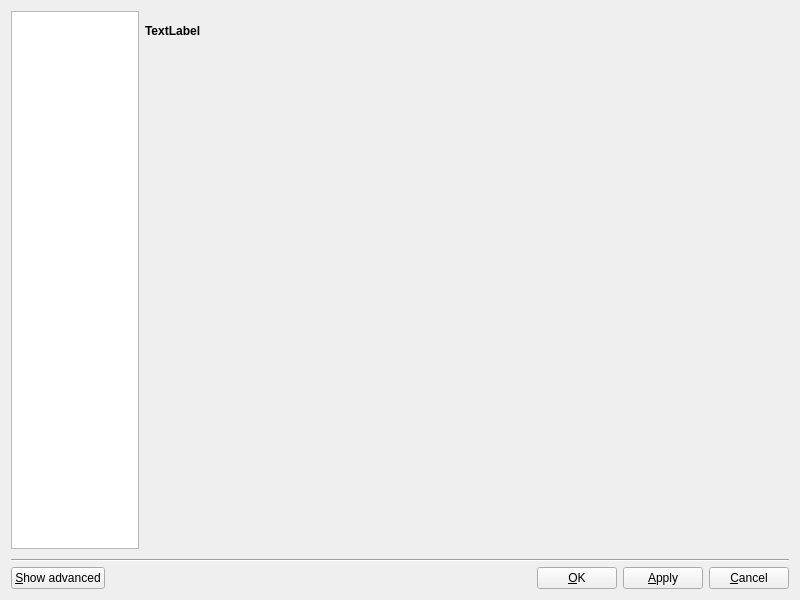
<?xml version="1.0" encoding="UTF-8"?>
<ui version="4.0">
 <class>main</class>
 <widget class="QWidget" name="main">
  <property name="geometry">
   <rect>
    <x>0</x>
    <y>0</y>
    <width>800</width>
    <height>600</height>
   </rect>
  </property>
  <property name="windowTitle">
   <string>Form</string>
  </property>
  <layout class="QHBoxLayout" name="horizontalLayout_3">
   <item>
    <layout class="QVBoxLayout" name="verticalLayout_3">
     <item>
      <layout class="QHBoxLayout" name="horizontalLayout">
       <item>
        <widget class="QListWidget" name="iconView">
         <property name="minimumSize">
          <size>
           <width>128</width>
           <height>0</height>
          </size>
         </property>
         <property name="maximumSize">
          <size>
           <width>128</width>
           <height>16777215</height>
          </size>
         </property>
         <property name="horizontalScrollBarPolicy">
          <enum>Qt::ScrollBarAlwaysOff</enum>
         </property>
         <property name="iconSize">
          <size>
           <width>48</width>
           <height>48</height>
          </size>
         </property>
         <property name="movement">
          <enum>QListView::Static</enum>
         </property>
         <property name="viewMode">
          <enum>QListView::IconMode</enum>
         </property>
         <property name="uniformItemSizes">
          <bool>true</bool>
         </property>
        </widget>
       </item>
       <item>
        <layout class="QVBoxLayout" name="verticalLayout">
         <item>
          <widget class="QLabel" name="tabLabel">
           <property name="sizePolicy">
            <sizepolicy hsizetype="MinimumExpanding" vsizetype="Fixed">
             <horstretch>0</horstretch>
             <verstretch>0</verstretch>
            </sizepolicy>
           </property>
           <property name="minimumSize">
            <size>
             <width>0</width>
             <height>40</height>
            </size>
           </property>
           <property name="font">
            <font>
             <weight>75</weight>
             <bold>true</bold>
            </font>
           </property>
           <property name="text">
            <string>TextLabel</string>
           </property>
           <property name="margin">
            <number>6</number>
           </property>
          </widget>
         </item>
         <item>
          <widget class="QScrollArea" name="scrollArea">
           <property name="frameShape">
            <enum>QFrame::NoFrame</enum>
           </property>
           <property name="frameShadow">
            <enum>QFrame::Plain</enum>
           </property>
           <property name="lineWidth">
            <number>1</number>
           </property>
           <property name="midLineWidth">
            <number>0</number>
           </property>
           <property name="widgetResizable">
            <bool>true</bool>
           </property>
           <widget class="QWidget" name="scrollAreaWidgetContents">
            <property name="enabled">
             <bool>true</bool>
            </property>
            <property name="geometry">
             <rect>
              <x>0</x>
              <y>0</y>
              <width>654</width>
              <height>499</height>
             </rect>
            </property>
            <layout class="QFormLayout" name="contentLayout">
             <property name="fieldGrowthPolicy">
              <enum>QFormLayout::AllNonFixedFieldsGrow</enum>
             </property>
             <property name="margin">
              <number>0</number>
             </property>
            </layout>
           </widget>
          </widget>
         </item>
        </layout>
       </item>
      </layout>
     </item>
     <item>
      <spacer name="verticalSpacer">
       <property name="orientation">
        <enum>Qt::Vertical</enum>
       </property>
       <property name="sizeType">
        <enum>QSizePolicy::Minimum</enum>
       </property>
       <property name="sizeHint" stdset="0">
        <size>
         <width>4</width>
         <height>4</height>
        </size>
       </property>
      </spacer>
     </item>
     <item>
      <widget class="Line" name="line">
       <property name="minimumSize">
        <size>
         <width>0</width>
         <height>2</height>
        </size>
       </property>
       <property name="maximumSize">
        <size>
         <width>16777215</width>
         <height>2</height>
        </size>
       </property>
       <property name="orientation">
        <enum>Qt::Horizontal</enum>
       </property>
      </widget>
     </item>
     <item>
      <layout class="QHBoxLayout" name="horizontalLayout_2">
       <property name="spacing">
        <number>-1</number>
       </property>
       <property name="leftMargin">
        <number>0</number>
       </property>
       <item>
        <widget class="QPushButton" name="advancedButton">
         <property name="toolTip">
          <string>Show or hide advanced options.</string>
         </property>
         <property name="text">
          <string>&amp;Show advanced</string>
         </property>
         <property name="checkable">
          <bool>true</bool>
         </property>
        </widget>
       </item>
       <item>
        <spacer name="horizontalSpacer">
         <property name="orientation">
          <enum>Qt::Horizontal</enum>
         </property>
         <property name="sizeType">
          <enum>QSizePolicy::MinimumExpanding</enum>
         </property>
         <property name="sizeHint" stdset="0">
          <size>
           <width>1</width>
           <height>20</height>
          </size>
         </property>
        </spacer>
       </item>
       <item>
        <widget class="QPushButton" name="okButton">
         <property name="text">
          <string>&amp;OK</string>
         </property>
        </widget>
       </item>
       <item>
        <widget class="QPushButton" name="applyButton">
         <property name="text">
          <string>&amp;Apply</string>
         </property>
        </widget>
       </item>
       <item>
        <widget class="QPushButton" name="cancelButton">
         <property name="toolTip">
          <string>Close the window and cancel all changes made.</string>
         </property>
         <property name="text">
          <string>&amp;Cancel</string>
         </property>
        </widget>
       </item>
      </layout>
     </item>
    </layout>
   </item>
  </layout>
 </widget>
 <resources/>
 <connections>
  <connection>
   <sender>okButton</sender>
   <signal>clicked()</signal>
   <receiver>main</receiver>
   <slot>ok()</slot>
   <hints>
    <hint type="sourcelabel">
     <x>640</x>
     <y>581</y>
    </hint>
    <hint type="destinationlabel">
     <x>620</x>
     <y>0</y>
    </hint>
   </hints>
  </connection>
  <connection>
   <sender>applyButton</sender>
   <signal>clicked()</signal>
   <receiver>main</receiver>
   <slot>apply()</slot>
   <hints>
    <hint type="sourcelabel">
     <x>715</x>
     <y>582</y>
    </hint>
    <hint type="destinationlabel">
     <x>682</x>
     <y>-1</y>
    </hint>
   </hints>
  </connection>
  <connection>
   <sender>cancelButton</sender>
   <signal>clicked()</signal>
   <receiver>main</receiver>
   <slot>cancel()</slot>
   <hints>
    <hint type="sourcelabel">
     <x>763</x>
     <y>582</y>
    </hint>
    <hint type="destinationlabel">
     <x>738</x>
     <y>1</y>
    </hint>
   </hints>
  </connection>
  <connection>
   <sender>advancedButton</sender>
   <signal>clicked(bool)</signal>
   <receiver>main</receiver>
   <slot>toggleAdvanced(bool)</slot>
   <hints>
    <hint type="sourcelabel">
     <x>31</x>
     <y>582</y>
    </hint>
    <hint type="destinationlabel">
     <x>166</x>
     <y>0</y>
    </hint>
   </hints>
  </connection>
  <connection>
   <sender>iconView</sender>
   <signal>currentItemChanged(QListWidgetItem*,QListWidgetItem*)</signal>
   <receiver>main</receiver>
   <slot>tabChanged(QListWidgetItem*,QListWidgetItem*)</slot>
   <hints>
    <hint type="sourcelabel">
     <x>85</x>
     <y>120</y>
    </hint>
    <hint type="destinationlabel">
     <x>315</x>
     <y>2</y>
    </hint>
   </hints>
  </connection>
 </connections>
 <slots>
  <slot>ok()</slot>
  <slot>apply()</slot>
  <slot>cancel()</slot>
  <slot>toggleAdvanced(bool)</slot>
  <slot>tabChanged(QListWidgetItem*,QListWidgetItem*)</slot>
 </slots>
</ui>
